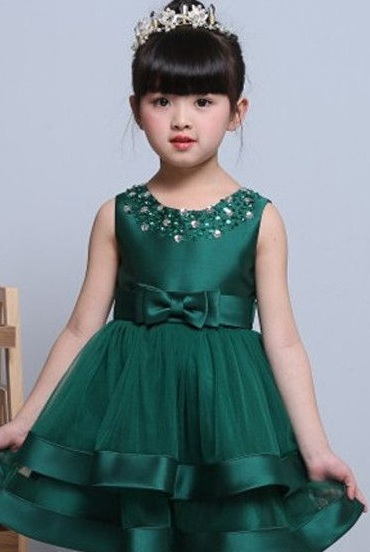
#> input picture GREEN_INPUT.jpg, 370 x 552 px
$ python 'GREEN COLOR DETECTION.py'
#> lines starting #> are read from the running program, lines starting #| are printed output that depends on the picture; after the words box and inside, x2 and y2 are one past the last pixel; in counts of white or black regions, pixels touching at a corner belong together
import cv2
import numpy as np

img = cv2.imread('GREEN_INPUT.jpg')
#> img is the input picture: shape (552, 370, 3); mean B, G, R 137.1, 133.4, 118.3

hsv = cv2.cvtColor(img,cv2.COLOR_BGR2HSV)
#> hsv: shape (552, 370, 3); mean H, S, V 86.6, 88.4, 144.9

lower_range = np.array([25,52,72])
upper_range = np.array([102,255,255])

mask = cv2.inRange(hsv, lower_range, upper_range)
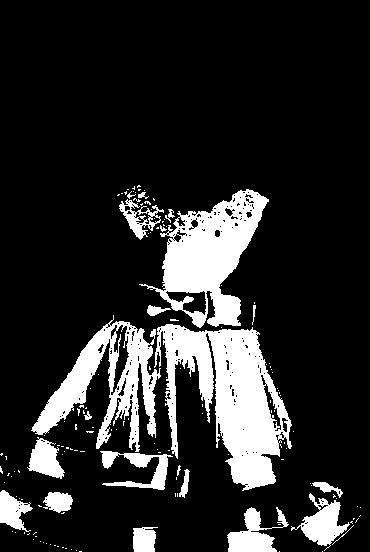
#> mask: shape (552, 370); 16.3% white; 146 white regions (124 under 20 px), largest, box (x1, y1, x2, y2) and area: (154, 324, 292, 491) 11233, (139, 189, 269, 328) 7868, (31, 315, 161, 452) 6088

cv2.imshow('image', img)
cv2.imshow('Green', mask)

while(True):
   k = cv2.waitKey(5) & 0xFF
#> (key Esc is pressed here)
   if k == 27:
      break

cv2.destroyAllWindows()

$ run again, with BLUE_INPUT.jpg copied over GREEN_INPUT.jpg
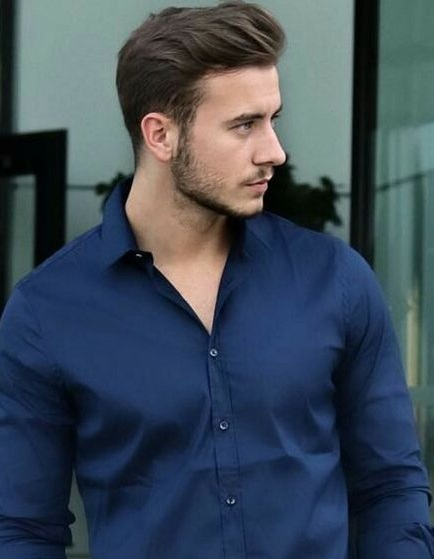
#> input picture BLUE_INPUT.jpg, 434 x 559 px
#> img is the input picture: shape (559, 434, 3); mean B, G, R 88.4, 74.6, 61.3
#> hsv: shape (559, 434, 3); mean H, S, V 85.6, 124.8, 95.9
#> `mask = cv2.inRange(hsv, lower_range, upper_range)`:
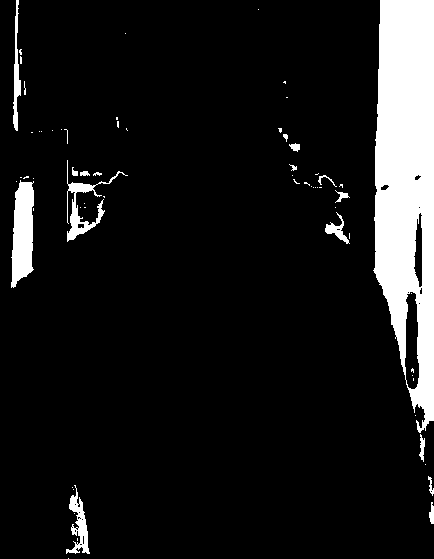
#> mask: shape (559, 434); 10% white; 66 white regions (49 under 20 px), largest, box (x1, y1, x2, y2) and area: (373, 0, 434, 433) 19467, (11, 180, 34, 288) 1853, (67, 160, 128, 242) 893
